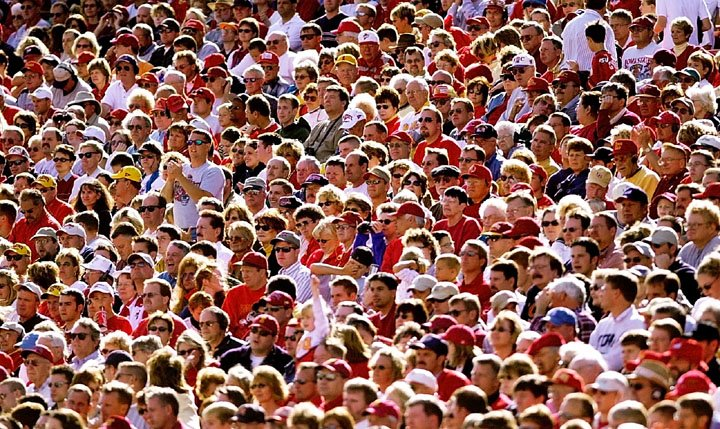
#> input picture skuska/input/obr1.jpg, 720 x 429 px
$ python skuska2.py
#> lines starting #> are read from the running program, lines starting #| are printed output that depends on the picture; after the words box and inside, x2 and y2 are one past the last pixel; in counts of white or black regions, pixels touching at a corner belong together
import cv2 as cv
import numpy as np

#obrazky = ['obr1.jpg', 'obr2.jpg', 'obr3.jpg', 'obr4.jpg', 'obr5.jpeg']

img1 = cv.imread('input/obr1.jpg') #720*429
#> img1 is the input picture: shape (429, 720, 3); mean B, G, R 86, 94.9, 139.3
denoised_img1 = cv.medianBlur(img1, 3)
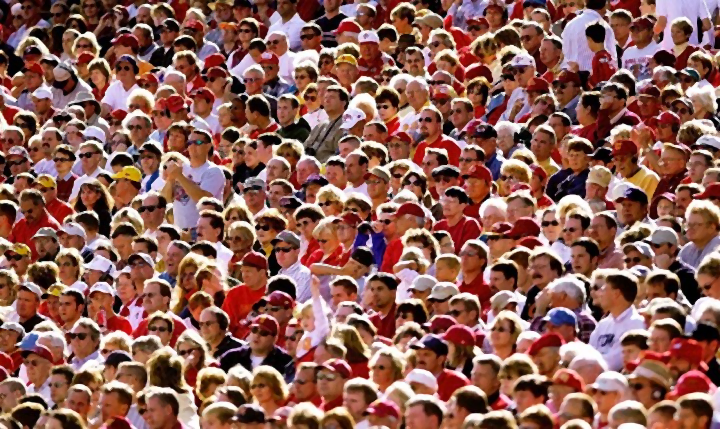
#> denoised_img1: shape (429, 720, 3); mean B, G, R 85.1, 94.3, 139.5
gray1 = cv.cvtColor(denoised_img1, cv.COLOR_BGR2GRAY)
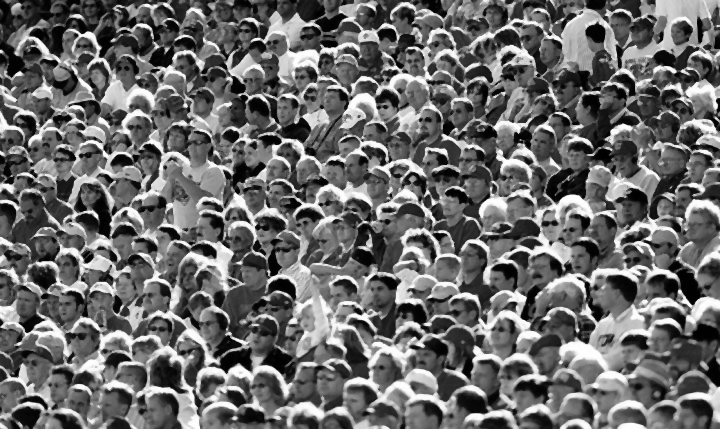
#> gray1: shape (429, 720); min 0, max 255, mean 106.8

edges = cv.Canny(gray1, 100, 100)
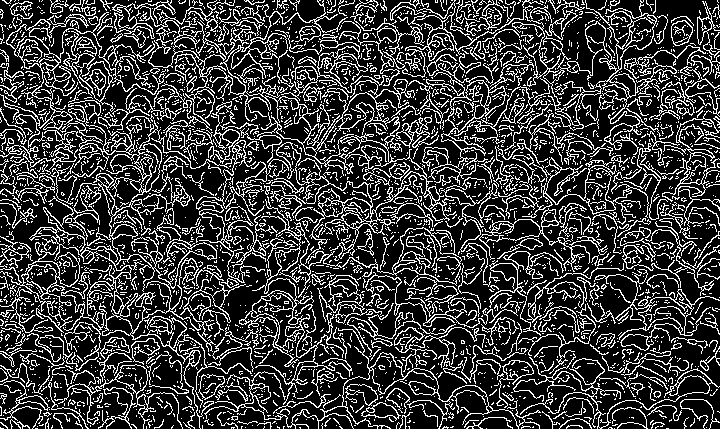
#> edges: shape (429, 720); 23.3% white in thin lines or dots
circles1 = cv.HoughCircles(edges, cv.HOUGH_GRADIENT, dp=1, minDist=20, param1=10, param2=20, minRadius=5, maxRadius=20)
#> circles1 = 197 rows, first 8: [443.5, 266.5, 19.4], [237.5, 234.5, 19.4], [569.5, 293.5, 19.4], [659.5, 337.5, 19.4], [696.5, 136.5, 19.4], [252.5, 198.5, 19.4], [286.5, 104.5, 19.4], [31.5, 58.5, 19.4]
if circles1 is not None:
        circles1 = np.uint16(np.around(circles1))
#> circles1 = 197 rows, first 8: [444, 266, 19], [238, 234, 19], [570, 294, 19], [660, 338, 19], [696, 136, 19], [252, 198, 19], [286, 104, 19], [32, 58, 19]
        for i in circles1[0, :]:
            cv.circle(img1, (i[0], i[1]), i[2], (0, 255, 0), 2)
#> this loop made 197 passes
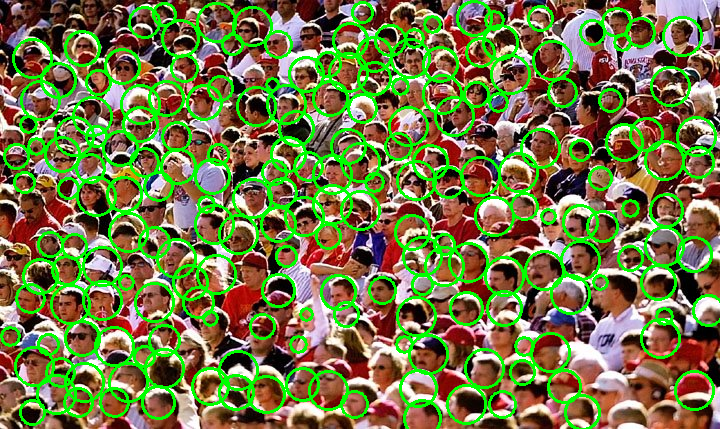
#> img1: shape (429, 720, 3); 16.97% of pixels changed, all inside (x1, y1, x2, y2) = (0, 0, 720, 429)
cv.imwrite('output/out4_obr1', img1)

$ run again, with skuska/input/obr2.jpg copied over skuska/input/obr1.jpg
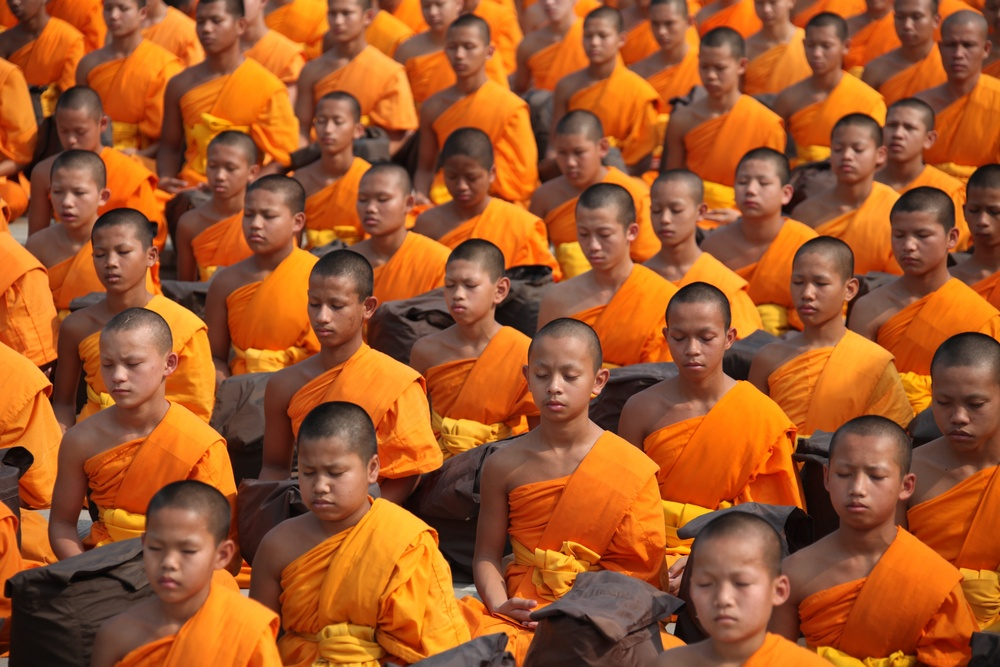
#> input picture skuska/input/obr2.jpg, 1000 x 667 px, shrunk from 5616 x 3744 before the run
#> img1 is the input picture: shape (667, 1000, 3); mean B, G, R 41.7, 87.8, 160.5
#> `edges = cv.Canny(gray1, 100, 100)`:
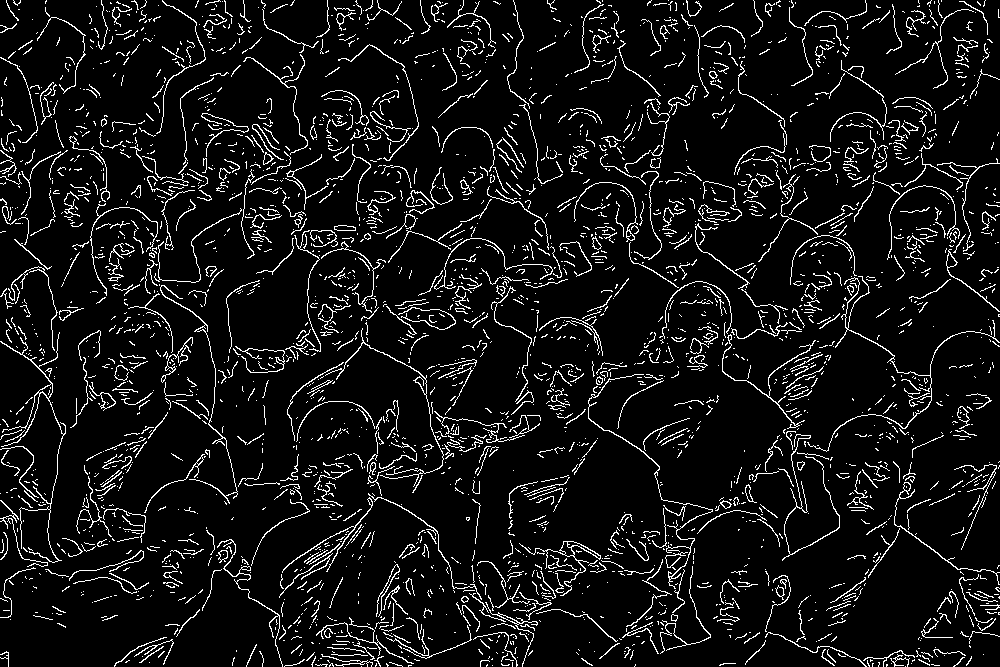
#> edges: shape (667, 1000); 7.8% white in thin lines or dots
#> `circles1 = cv.HoughCircles(edges, cv.HOUGH_GRADIENT, dp=1, minDist=20,..`: circles1 = [[340.5, 108.5, 19.4], [119.5, 17.5, 15], [385.5, 109.5, 15], [311.5, 239.5, 10.5], [569.5, 580.5, 12.4], [214.5, 28.5, 10.3]]
#> `circles1 = np.uint16(np.around(circles1))`: circles1 = [[340, 108, 19], [120, 18, 15], [386, 110, 15], [312, 240, 10], [570, 580, 12], [214, 28, 10]]
#> the loop `for i in circles1[0, :]:` made 6 passes
#> after the loop `for i in circles1[0, :]:`:
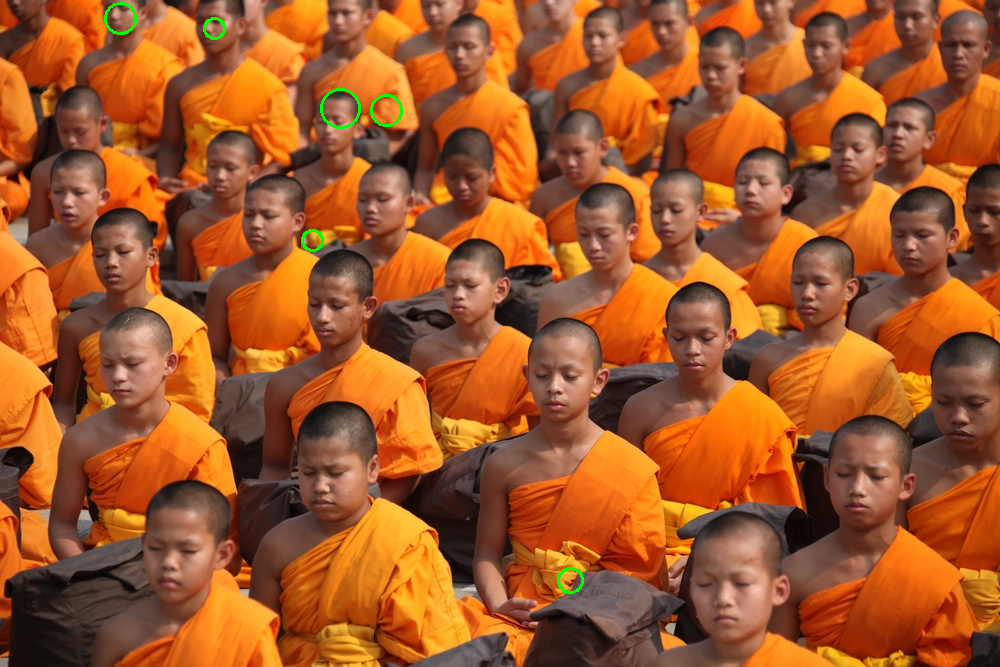
#> img1: shape (667, 1000, 3); 0.23% of pixels changed, all inside (x1, y1, x2, y2) = (104, 2, 584, 594)

$ run again, with skuska/input/obr3.jpg copied over skuska/input/obr1.jpg
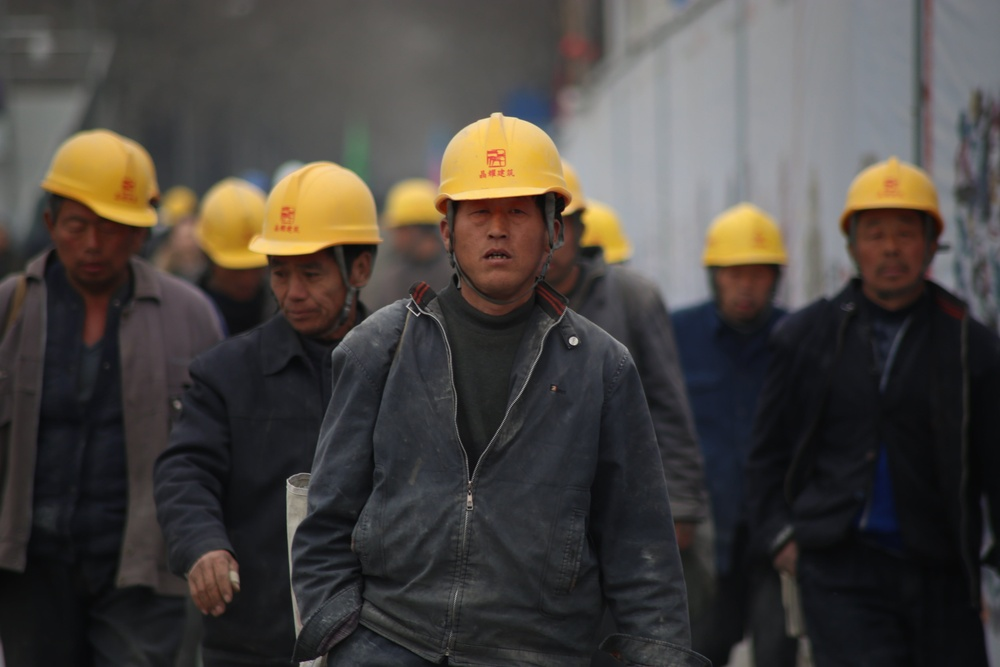
#> input picture skuska/input/obr3.jpg, 1000 x 667 px, shrunk from 5472 x 3648 before the run
#> img1 is the input picture: shape (667, 1000, 3); mean B, G, R 64, 67.9, 72.4
#> `gray1 = cv.cvtColor(denoised_img1, cv.COLOR_BGR2GRAY)`:
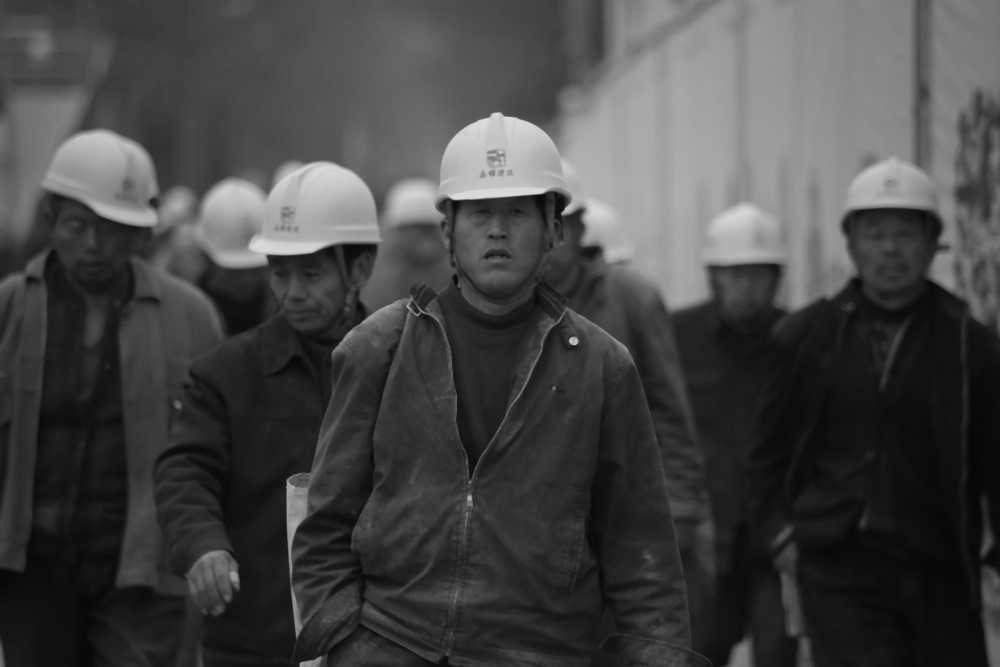
#> gray1: shape (667, 1000); min 7, max 221, mean 68.8
#> `edges = cv.Canny(gray1, 100, 100)`:
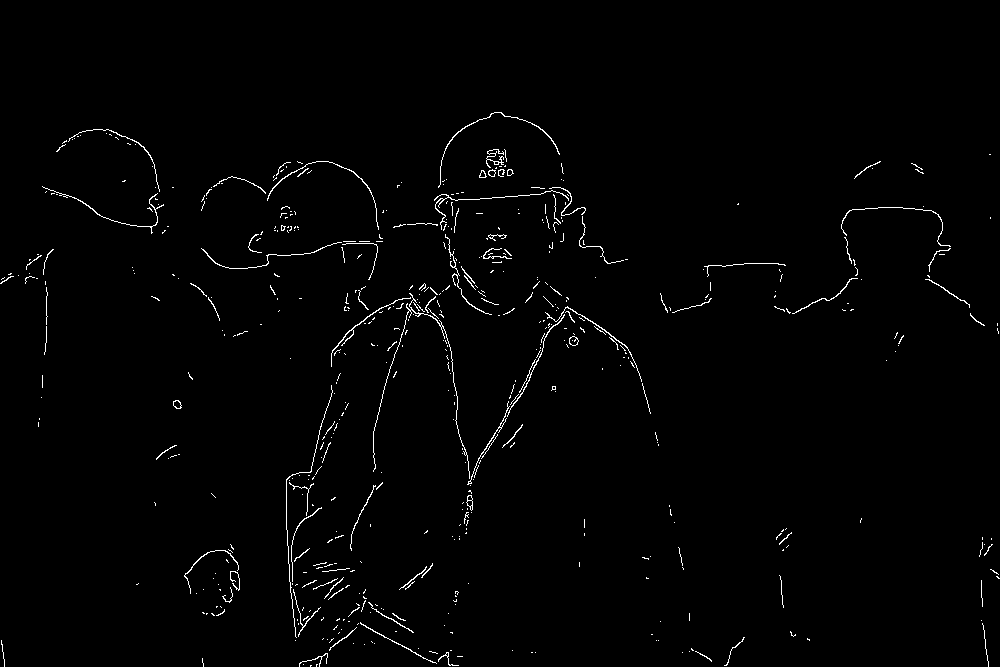
#> edges: shape (667, 1000); 1.3% white in thin lines or dots, all inside (x1, y1, x2, y2) = (0, 112, 1000, 667)
#> circles1 = None

$ run again, with skuska/input/obr4.jpg copied over skuska/input/obr1.jpg
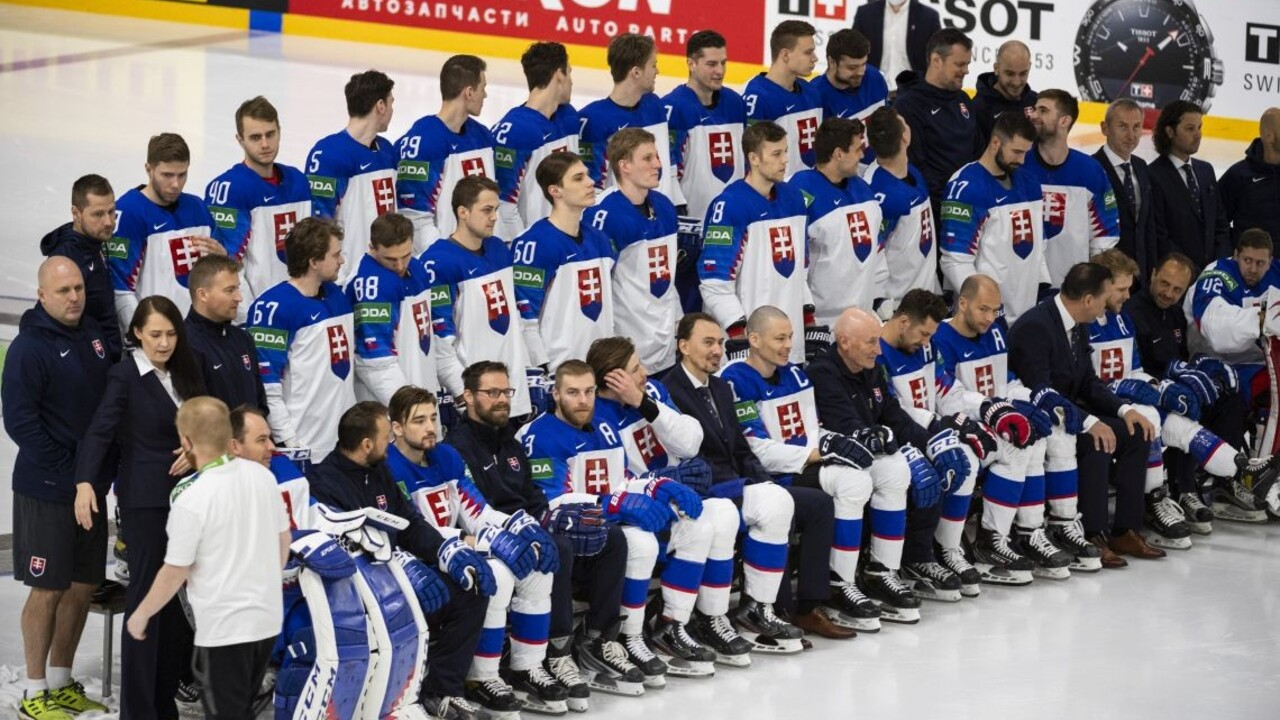
#> input picture skuska/input/obr4.jpg, 1280 x 720 px
#> img1 is the input picture: shape (720, 1280, 3); mean B, G, R 119.1, 112.4, 117.2
#> `edges = cv.Canny(gray1, 100, 100)`:
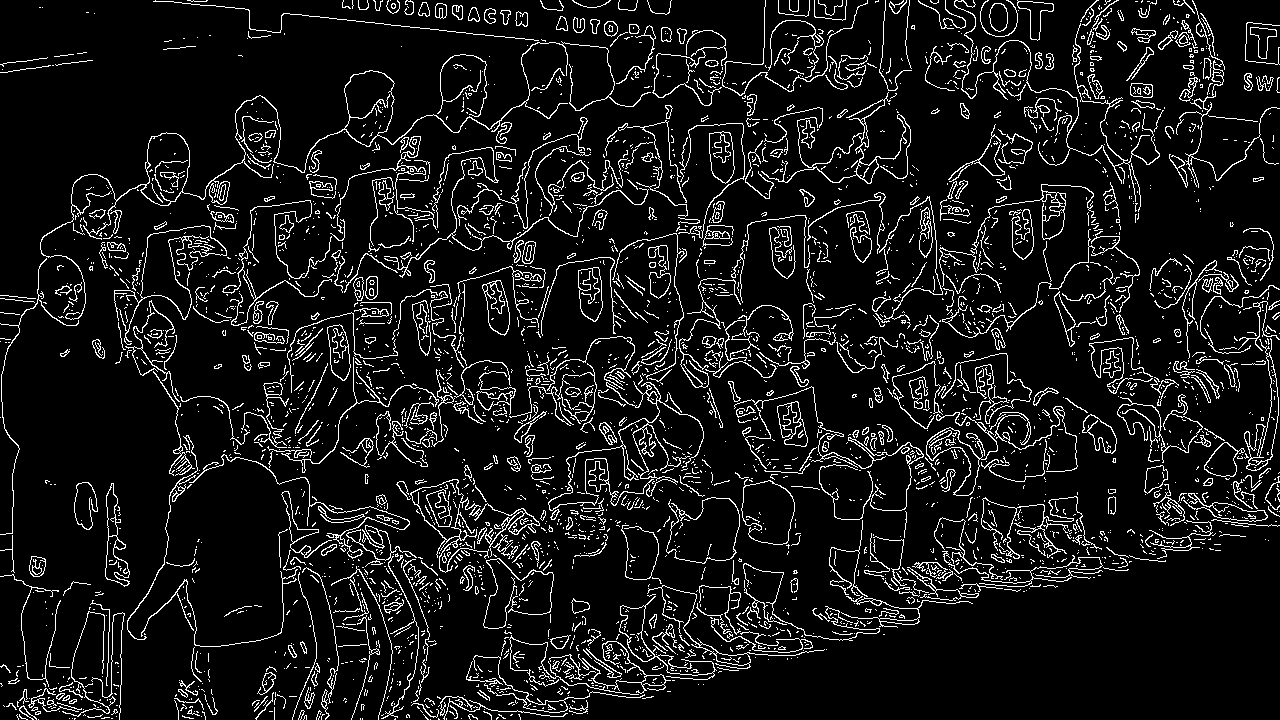
#> edges: shape (720, 1280); 8.9% white in thin lines or dots
#> `circles1 = cv.HoughCircles(edges, cv.HOUGH_GRADIENT, dp=1, minDist=20,..`: circles1 = 61 rows, first 8: [344.5, 597.5, 19.4], [438.5, 504.5, 19.4], [998.5, 16.5, 19.4], [437.5, 310.5, 19.4], [396.5, 615.5, 15], [595.5, 277.5, 19.4], [613.5, 658.5, 19.4], [951.5, 584.5, 19.4]
#> `circles1 = np.uint16(np.around(circles1))`: circles1 = 61 rows, first 8: [344, 598, 19], [438, 504, 19], [998, 16, 19], [438, 310, 19], [396, 616, 15], [596, 278, 19], [614, 658, 19], [952, 584, 19]
#> the loop `for i in circles1[0, :]:` made 61 passes
#> after the loop `for i in circles1[0, :]:`:
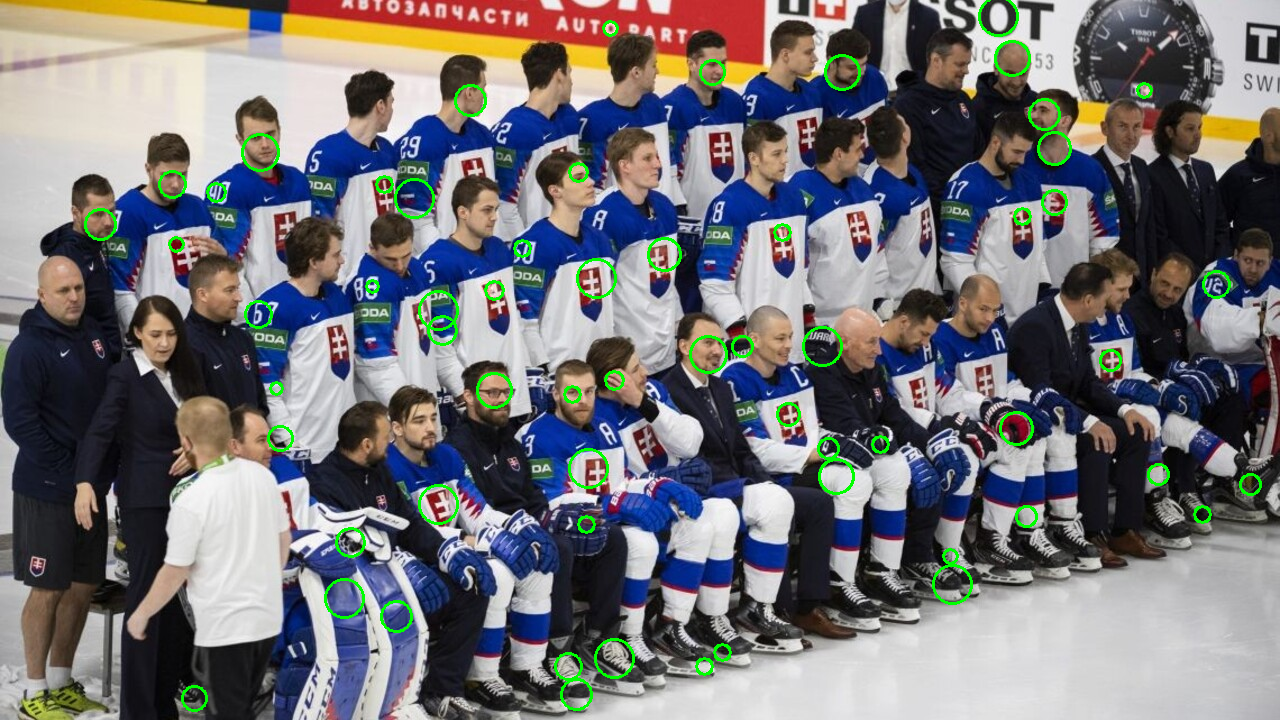
#> img1: shape (720, 1280, 3); 1.56% of pixels changed, all inside (x1, y1, x2, y2) = (84, 0, 1262, 712)
